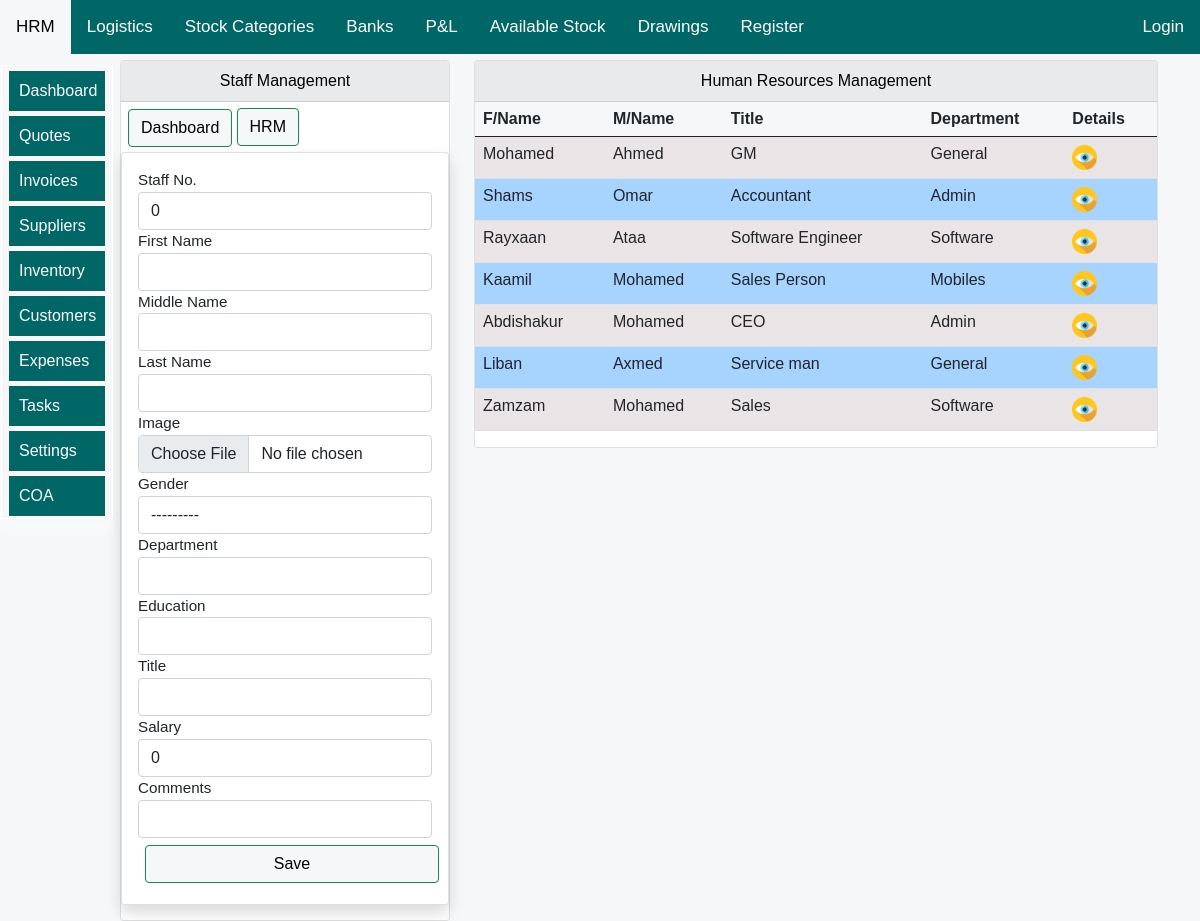
/human-resource, run on the app's committed database.
### allifmaalapp/models.py (models this page shows, shortened)
class AllifmaalHumanResourcesModel(models.Model):
    staffNo = models.IntegerField(default='0',blank=True,null=True,unique=True)
    firstName = models.CharField(max_length=50,blank=False,null=True)
    lastName = models.CharField(max_length=50,blank=True,null=True)
    middleName = models.CharField(max_length=50,blank=True,null=True)
    staffImage=models.ImageField(upload_to='hrmapp/images/staff/%Y/',null=True, blank=True)#save according to year
    staffGender = models.CharField(max_length=255, blank=True, null=True,choices=gender)
    department = models.CharField(max_length=50,blank=True,null=True)
    title = models.CharField(max_length=50,blank=True,null=True)
    education = models.CharField(max_length=50,blank=True,null=True)
    comment = models.CharField(max_length=250,blank=True,null=True)
    dateJoined =  models.DateTimeField(auto_now_add=True,blank=True,null=True)
    salary=models.DecimalField(max_digits=10,blank=False,null=True,decimal_places=1,default=0)

### allifmaalapp/views.py (the view, shortened to what this page needs)
# urls.py: path('human-resource', views.hrm, name="human-resource"),#this is the home page
def hrm(request):
    title="Allifmaal Human Resource Management"
    header="Allifmaal HRM Management System"
    form =AddStaffForm()
    staff=AllifmaalHumanResourcesModel.objects.all()
    staffSearch=AllifmaalHumanResourcesModel.objects.all()
    latestAddedStaff = AllifmaalHumanResourcesModel.objects.order_by('-dateJoined')[:2]#the minus means start with the latest addition
    context = {
        "title":title,
        "form":form,
        "header":header,
        "staff":staff,
        "latestAddedStaff":latestAddedStaff,
        "staffSearch":staffSearch,
    }
    return render(request,'allifmaalapp/hrm/hrm.html',context)

### allifmaalapp/templates/allifmaalapp/hrm/hrm.html (shortened to what this page needs)
{% extends 'allifmaalapp/bases/allifbase.html'%}
{% load static %}
{% load humanize %}
{% load crispy_forms_tags %}
{% block style %}
<link href="{% static 'css/bootstrap.min.css' %}" rel="stylesheet">
<link rel="stylesheet" href="https://use.fontawesome.com/releases/v5.15.2/css/all.css"
>
   {%endblock%}
   {% block body %}
<div class="container">
    <div class="row mt-12" >
        <div class="col-md-4">
            <div class="card">
                <div id="allif-section-headers" class="card-header ">
                   Staff Management
            </div>
              <div >
            <a  href="{% url 'allifmaalapp:allifmaalmaindashboard' %}">
            <button id="allif-link-buttons" type="button" class="btn btn-success mybuttonlinks" >
            Dashboard</button></a>
            <a href="{% url 'allifmaalapp:human-resource' %}"> <button id="allif-link-buttons" class="btn btn-success" >
              HRM</button></a>
            </div>
<div class="col-md-12">
      <div class="col-md-12">
        <form method='POST' action='' enctype="multipart/form-data">{% csrf_token %}
          <div class="card my-card shadow text-left p-3">
            <label>Staff No.</label>{{form.staffNo}}
            <label>First Name</label>{{form.firstName}}
            <label>Middle Name</label> {{form.middleName}}
            <label>Last Name</label> {{form.lastName}}
            <label>Image</label> {{form.staffImage}}
            <label>Gender</label> {{form.staffGender}}
            <label>Department</label>{{form.department}}
          <label>Education</label> {{form.education}}
          <label>Title</label> {{form.title}}
          <label>Salary</label> {{form.salary}}
          <label>Comments</label> {{form.comment}}
          <input type="submit" value='Save' id="allif-link-buttons" class="btn btn-success mybuttonlinks" style="width:100%;">
          </div>
        </form>
      </div>
</div>
            </div>
        </div>
    <div class="col-md-8">
        <div class="card">
            <div id="allif-section-headers" class="card-header">
            Human Resources Management
            </div>
            <div class="col-md-12">
        <table class="table ">
          <thead>
              <tr>
              <th scope="col">F/Name</th>
              <th scope="col">M/Name</th>
              <th scope="col">Title</th>
              <th scope="col">Department</th>
              <th scope="col">Details</th>
              </tr>
          </thead>
          <tbody>
            {% for employee in staff %}
            <tr>
              <td>{{employee.firstName}}</td>
              <td>{{employee.middleName}}</td>
              <td>{{employee.title}}</td>
              <td>{{employee.department}}</td>
                <td> <a href="{% url 'allifmaalapp:staff_Details' employee.id %}" data-toggle="tooltip" title="Delete this record">
                  <img src="{% static 'images/view.png'%}" width="25"></a></td>
                            </tr>
            {% endfor %}
          </tbody>
        </table>
            </div>
        </div></div></div>
</div>
   {% endblock %}

### allifmaalapp/templates/allifmaalapp/hrm/hrm.html (style rules this page uses)
body { font-size: 2rem; opacity: 1; position:sticky; overflow: auto; text-align: left; max-width: 100%; background-color: #F6F7F8; margin: auto; padding: auto; }
.container { background-color: #F6F7F8; }
table { background-color: #F6F7F8; }
.mybuttonlinks { margin-top: 7px; margin-left: 7px; margin-bottom: 5px; }
#allif-section-headers { background-color: #e9eaec; color: black; font-size: 16px; text-align: center; }
#allif-link-buttons { background-color: #F6F7F8; color: black; }
a:link { text-decoration: none; }
@media screen and (min-width:1000px) and (max-width:2000px) { .container { margin-top: 10px; display: block; font-size: 0.95rem; margin-left:auto ; margin-right: auto; margin: auto; padding-left: 90px; } }
tr:nth-child(odd) { background-color: rgb(233, 229, 230); }
tr:nth-child(even) { background-color: #a6d3ff; }
th:nth-child(odd) { background-color: #F6F7F8; }
th:nth-child(even) { background-color: #F6F7F8; }

### allifmaalapp/templates/allifmaalapp/bases/topnavbar.html (style rules this page uses)
body { margin: 0; font-family: Arial, Helvetica, sans-serif; }

### allifmaalapp/templates/allifmaalapp/bases/sidenavbar.html (style rules this page uses)
:root { --sidebar_font_size:1.0rem; }

### data on the page
AllifmaalHumanResourcesModel: firstName "Mohamed", middleName "Ahmed", title "GM", department "General"
AllifmaalHumanResourcesModel: firstName "Shams", middleName "Omar", title "Accountant", department "Admin"
AllifmaalHumanResourcesModel: firstName "Rayxaan", middleName "Ataa", title "Software Engineer", department "Software"
AllifmaalHumanResourcesModel: firstName "Kaamil", middleName "Mohamed", title "Sales Person", department "Mobiles"
AllifmaalHumanResourcesModel: firstName "Abdishakur", middleName "Mohamed", title "CEO", department "Admin"
AllifmaalHumanResourcesModel: firstName "Liban", middleName "Axmed", title "Service man", department "General"
AllifmaalHumanResourcesModel: firstName "Zamzam", middleName "Mohamed", title "Sales", department "Software"
